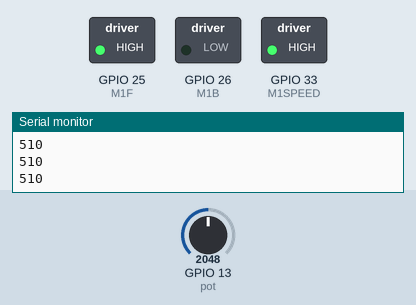
This sketch was run on a simulated ESP32. Parts: switched loads named in the sketch (green lamp = pin HIGH), the last lines printed to the serial monitor. The test bench sets the inputs (shaded band); at power-on: GPIO 13 (pot) = 2048.

Above: at 1.2 s.
1.3 s: GPIO 13 (pot) set to 491
At 2.3 s:
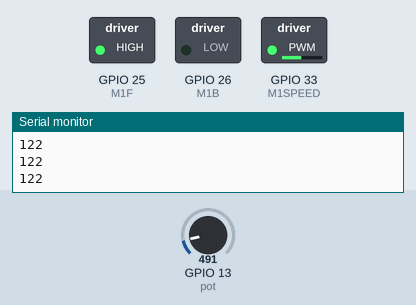
2.8 s: GPIO 13 (pot) set to 0
At 3.3 s:
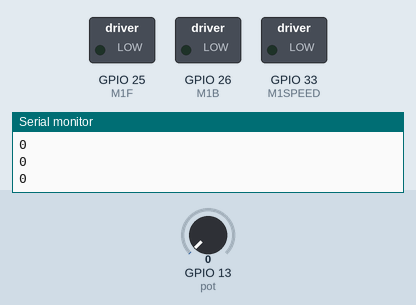
4.3 s: GPIO 13 (pot) set to 3
5.8 s: GPIO 13 (pot) set to 6
At 6.9 s:
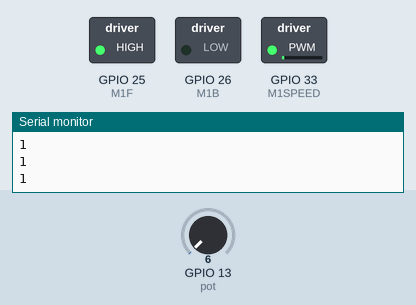
7.3 s: GPIO 13 (pot) set to 1228
At 8.0 s:
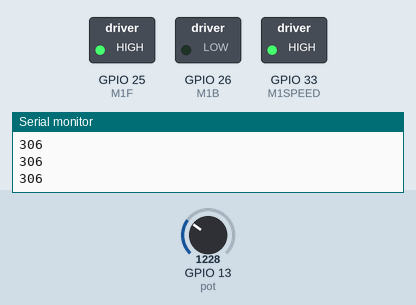
Timing chart, 0 to 9.8 s (numbered marks = the images above; inputs shaded):
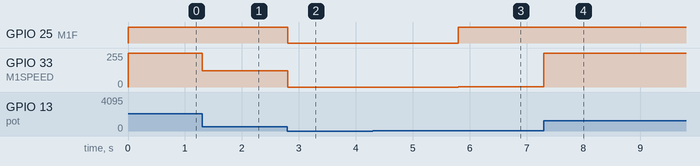

The sketch:

1motorpot.ino
```cpp
const int M1SPEED = 33;
const int M1F = 25;
const int M1B = 26;
const int pot = 13;

int val;

void setup() {
  pinMode(M1F, OUTPUT);
  pinMode(M1B, OUTPUT);
  pinMode(M1SPEED, OUTPUT);
  pinMode(pot, INPUT);
  Serial.begin(9600); // Start serial communication
  analogWrite(M1SPEED, 0); // Start with motor stopped
}

void loop() {
  val = analogRead(pot);
  val = map(val, 0, 1023, 0, 255);

  if (val > 0) {
    digitalWrite(M1F, HIGH);  // Set direction forward
    digitalWrite(M1B, LOW);
    analogWrite(M1SPEED, val); // Set speed
  } else {
    digitalWrite(M1F, LOW); // Stop the motor if val is 0
    digitalWrite(M1B, LOW);
    analogWrite(M1SPEED, 0);
  }

  Serial.println(val); // Print the current speed value for debugging
}
```

Measured:
- the behaviour switches between 4 and 5 on GPIO 13 (pot) (found by bisection; images 2 and 3)
- after the input at 1.3 s, GPIO 33 (M1SPEED): 255/255 → 122/255 at once
- after the input at 2.8 s, GPIO 25 (M1F): HIGH → LOW at once; GPIO 33 (M1SPEED): 122/255 → 0/255 at once
- after the input at 5.8 s, GPIO 25 (M1F): LOW → HIGH at once; GPIO 33 (M1SPEED): 0/255 → 1/255 at once
- after the input at 7.3 s, GPIO 33 (M1SPEED): 1/255 → 255/255 at once
